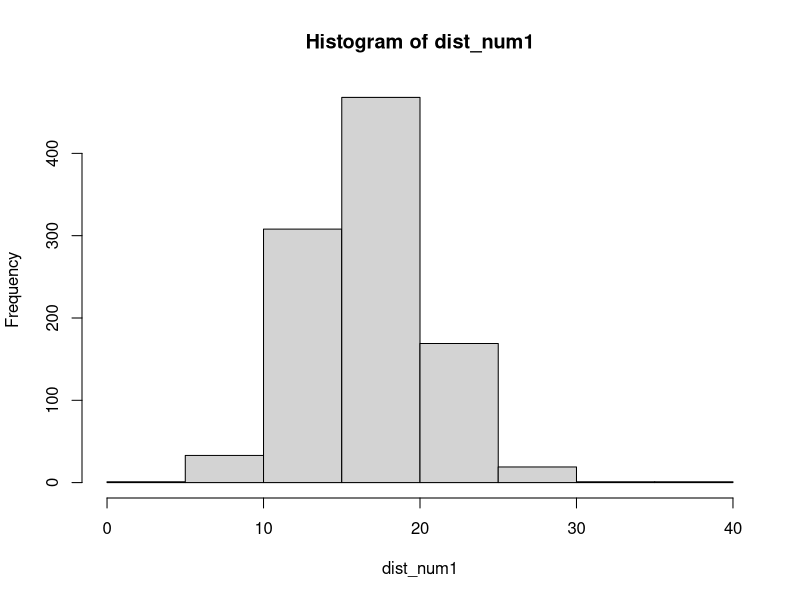
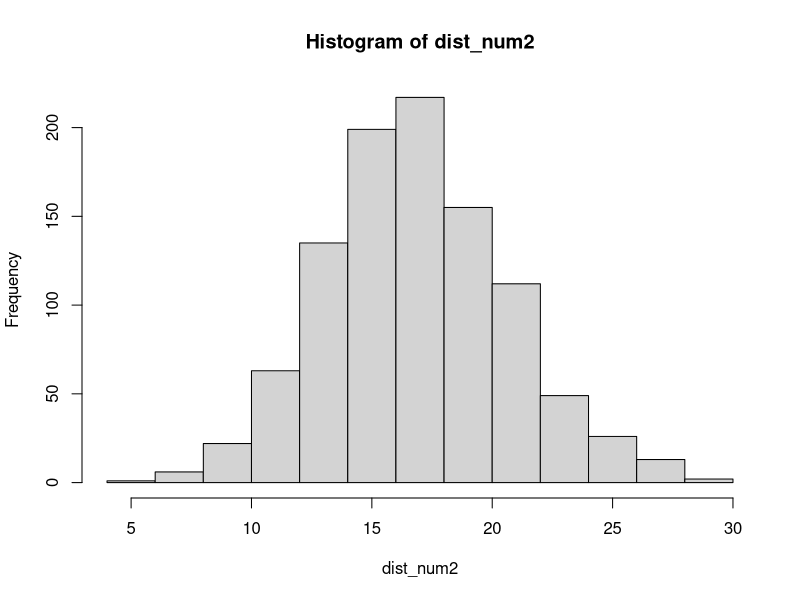
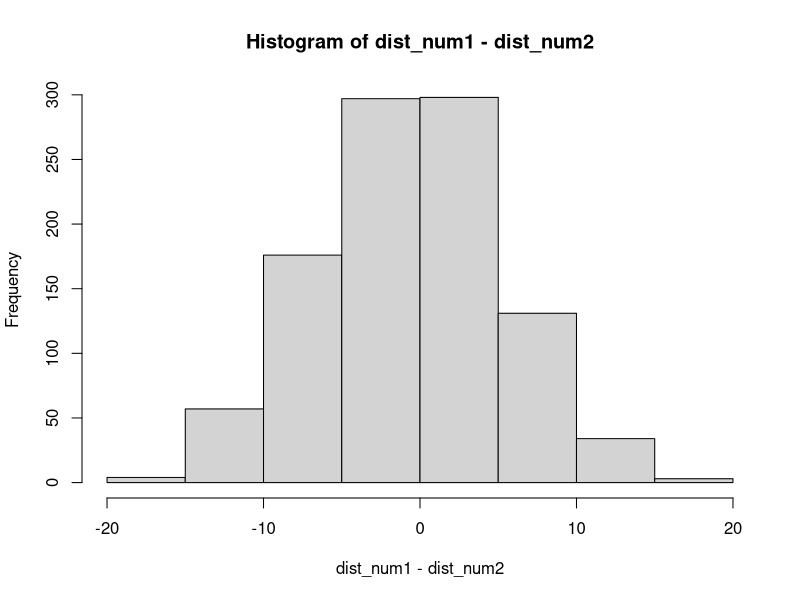
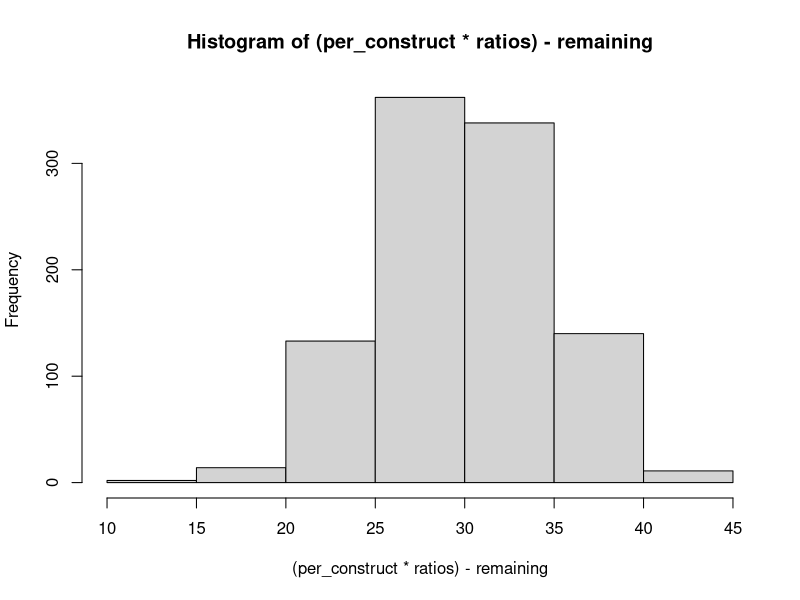

These figures' R source, in order:
read_count_million = 400
luciferase_rpkm = 15
number_of_constructs = 120
luciferase_length = 3000
junc_pos1 = 1000
junc_pos2 = 2000
len_on_each_side = 175

number_of_reads_overlapping_luciferase = (read_count_million * luciferase_rpkm * luciferase_length) / 1000
per_construct = number_of_reads_overlapping_luciferase / number_of_constructs

dist_num1 = dist_num2 = c()
for ( dummy in 1:1000) {
read_starts = sample (1:luciferase_length,size=per_construct,replace=T)  
num1 = 0
num2 = 0
for (i in 1:length(read_starts)) {
  if ( read_starts[i] > junc_pos1 - len_on_each_side  && read_starts[i] < junc_pos1 + len_on_each_side ) {
    num1 = num1 + 1
  }
  if ( read_starts[i] > junc_pos2 - len_on_each_side  && read_starts[i] < junc_pos2 + len_on_each_side ) {
    num2 = num2 + 1
  }
}
dist_num1 = c(dist_num1, num1)
dist_num2 = c(dist_num2, num2)
}
hist(dist_num1)
hist(dist_num2)
hist ( dist_num1 - dist_num2)
quantile ( dist_num1 - dist_num2, seq(0,1,.05))

ratios = c()
for ( dum in 1:1000) { 
different_ratio = sample (c(0,1), prob=c(.4,.6), size = 1000, replace = T)
ratios = c(ratios, sum ( different_ratio) / 1000 ) 
}

remaining = 150 - (per_construct * ratios) 
hist((per_construct * ratios)  - remaining )
